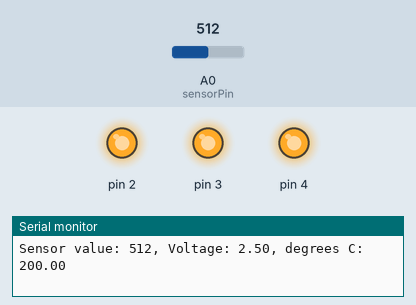
Recording of a sketch running on a simulated Arduino Uno, built with avr-gcc and run on an emulated ATmega328P. Parts: output pins drawn as LEDs (lit = HIGH), the last lines printed to the serial monitor. Inputs (shaded band) come from the test bench; at power-on: A0 (sensorPin) = 512.

Above: at 1.8 s.
1.9 s: A0 (sensorPin) set to 171
3.4 s: A0 (sensorPin) set to 155
At 4.7 s:
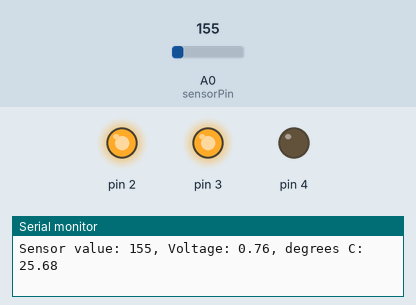
5.5 s: A0 (sensorPin) set to 122
At 7.2 s:
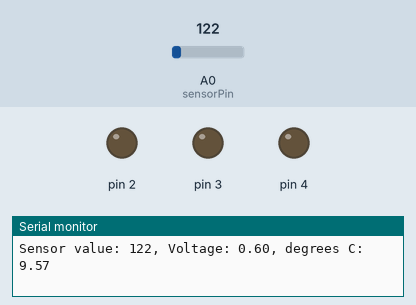
7.5 s: A0 (sensorPin) set to 306
At 9.1 s:
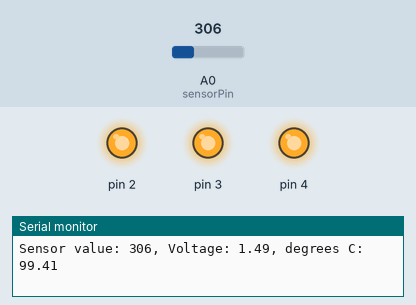
9.5 s: A0 (sensorPin) set to 0
At 10.7 s:
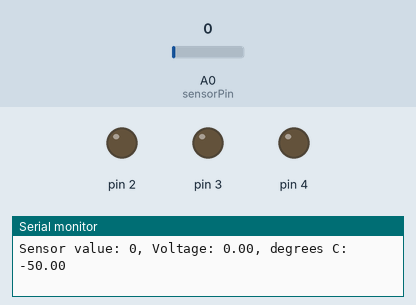
Timing chart, 0 to 12.5 s (numbered marks = the images above; inputs shaded):
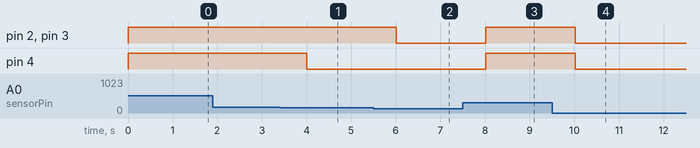

Measured:
- the behaviour switches between 156 and 155 on A0 (sensorPin) (found by bisection; images 0 and 1)
- after the input at 3.4 s, pin 4: HIGH → LOW after 0.61 s
- after the input at 5.5 s, pin 2, pin 3: HIGH → LOW after 0.51 s
- after the input at 7.5 s, pin 2–4: LOW → HIGH after 0.51 s
- after the input at 9.5 s, pin 2–4: HIGH → LOW after 0.52 s

The sketch:

Project_3.ino
```cpp
const int sensorPin = A0;
const float baselineTemp = 20.0;

void setup() {
  // put your setup code here, to run once:
  Serial.begin(9600);

  for(int pinNumber = 2; pinNumber<5; pinNumber++)
  {
    pinMode(pinNumber, OUTPUT);
    digitalWrite(pinNumber, LOW);
  }
}

void loop() {
  // put your main code here, to run repeatedly:
  int sensorVal = analogRead(sensorPin);

  Serial.print("Sensor value: ");
  Serial.print(sensorVal);

  float voltage = (sensorVal/1024.0)*5.0;

  Serial.print(", Voltage: ");
  Serial.print(voltage);

  float temp = (voltage - 0.5)*100;

  Serial.print(", degrees C: ");
  Serial.println(temp);

  if (temp < baselineTemp+2)
    for(int pinNumber = 2; pinNumber<5; pinNumber++)
        digitalWrite(pinNumber, LOW);
  else if (temp < baselineTemp+4)
    for(int pinNumber = 2; pinNumber<5; pinNumber++)
      if(pinNumber>2)
        digitalWrite(pinNumber, LOW);
      else
        digitalWrite(pinNumber, HIGH);
   else if (temp < baselineTemp+6)
    for(int pinNumber = 2; pinNumber<5; pinNumber++)
      if(pinNumber>3)
        digitalWrite(pinNumber, LOW);
      else
        digitalWrite(pinNumber, HIGH);
  else
    for(int pinNumber = 2; pinNumber<5; pinNumber++)
      digitalWrite(pinNumber, HIGH);

  delay(1000);
}
```
